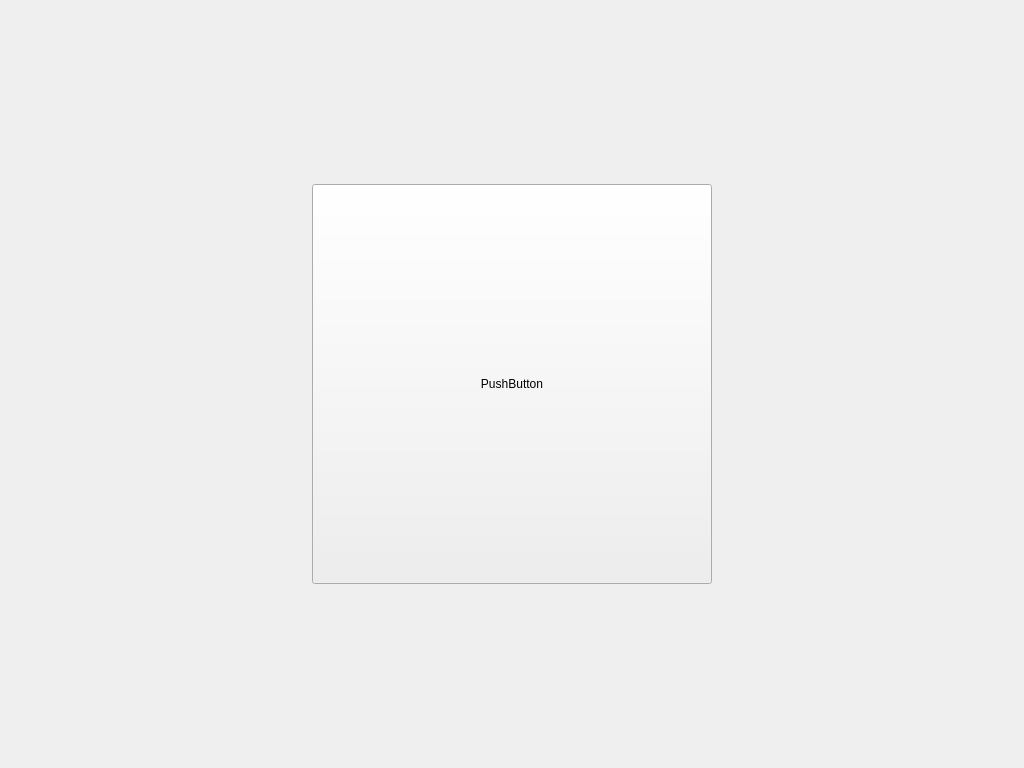
<?xml version="1.0" encoding="UTF-8"?>
<ui version="4.0">
 <class>MainWindow</class>
 <widget class="QMainWindow" name="MainWindow">
  <property name="geometry">
   <rect>
    <x>0</x>
    <y>0</y>
    <width>1024</width>
    <height>768</height>
   </rect>
  </property>
  <property name="windowTitle">
   <string>T.I.G.E.R.</string>
  </property>
  <property name="autoFillBackground">
   <bool>true</bool>
  </property>
  <widget class="QWidget" name="centralWidget">
   <widget class="QStackedWidget" name="MainView">
    <property name="geometry">
     <rect>
      <x>0</x>
      <y>0</y>
      <width>1024</width>
      <height>768</height>
     </rect>
    </property>
    <property name="currentIndex">
     <number>0</number>
    </property>
    <widget class="QWidget" name="welcome">
     <widget class="imagebutton" name="welcomeBtn">
      <property name="geometry">
       <rect>
        <x>312</x>
        <y>184</y>
        <width>400</width>
        <height>400</height>
       </rect>
      </property>
      <property name="text">
       <string>PushButton</string>
      </property>
     </widget>
     <widget class="QLabel" name="welcomeTitle">
      <property name="geometry">
       <rect>
        <x>262</x>
        <y>57</y>
        <width>500</width>
        <height>120</height>
       </rect>
      </property>
      <property name="text">
       <string/>
      </property>
      <property name="pixmap">
       <pixmap resource="../cyberresources.qrc">:/images/TIGERtitle.png</pixmap>
      </property>
      <property name="scaledContents">
       <bool>true</bool>
      </property>
     </widget>
    </widget>
    <widget class="QWidget" name="customer">
     <widget class="QStackedWidget" name="stackedWidget">
      <property name="geometry">
       <rect>
        <x>0</x>
        <y>100</y>
        <width>1024</width>
        <height>668</height>
       </rect>
      </property>
      <property name="currentIndex">
       <number>1</number>
      </property>
      <widget class="QWidget" name="page_admin_login">
       <widget class="QFrame" name="frame">
        <property name="geometry">
         <rect>
          <x>300</x>
          <y>180</y>
          <width>421</width>
          <height>231</height>
         </rect>
        </property>
        <property name="autoFillBackground">
         <bool>true</bool>
        </property>
        <property name="styleSheet">
         <string notr="true">color rgba(196, 196, 196, 196)
      border-color: rgb(0, 0, 0);
      </string>
        </property>
        <property name="frameShape">
         <enum>QFrame::WinPanel</enum>
        </property>
        <property name="frameShadow">
         <enum>QFrame::Raised</enum>
        </property>
        <property name="lineWidth">
         <number>2</number>
        </property>
        <widget class="QWidget" name="verticalLayoutWidget_3">
         <property name="geometry">
          <rect>
           <x>40</x>
           <y>60</y>
           <width>351</width>
           <height>116</height>
          </rect>
         </property>
         <layout class="QVBoxLayout" name="login_layout">
          <item>
           <layout class="QHBoxLayout" name="horizontalLayout">
            <item>
             <layout class="QVBoxLayout" name="verticalLayout_2">
              <item>
               <widget class="QLabel" name="username_label">
                <property name="text">
                 <string>&lt;html&gt;&lt;head/&gt;&lt;body&gt;&lt;p&gt;&lt;span style=&quot; font-size:14pt; font-weight:600;&quot;&gt;Username:&lt;/span&gt;&lt;/p&gt;&lt;/body&gt;&lt;/html&gt;</string>
                </property>
               </widget>
              </item>
              <item>
               <widget class="QLabel" name="password_label">
                <property name="text">
                 <string>&lt;html&gt;&lt;head/&gt;&lt;body&gt;&lt;p&gt;&lt;span style=&quot; font-size:14pt; font-weight:600;&quot;&gt;Password:&lt;/span&gt;&lt;/p&gt;&lt;/body&gt;&lt;/html&gt;</string>
                </property>
               </widget>
              </item>
             </layout>
            </item>
            <item>
             <layout class="QVBoxLayout" name="verticalLayout">
              <item>
               <widget class="QLineEdit" name="usernameBox">
                <property name="maxLength">
                 <number>32</number>
                </property>
               </widget>
              </item>
              <item>
               <widget class="QLineEdit" name="passwordBox">
                <property name="maxLength">
                 <number>32</number>
                </property>
                <property name="echoMode">
                 <enum>QLineEdit::Password</enum>
                </property>
               </widget>
              </item>
             </layout>
            </item>
           </layout>
          </item>
          <item>
           <layout class="QHBoxLayout" name="horizontalLayout_2">
            <item>
             <widget class="QPushButton" name="clear_button">
              <property name="text">
               <string>Clear</string>
              </property>
             </widget>
            </item>
            <item>
             <widget class="QPushButton" name="ok_button">
              <property name="text">
               <string>OK</string>
              </property>
             </widget>
            </item>
           </layout>
          </item>
         </layout>
        </widget>
        <widget class="QLabel" name="admin_login_header">
         <property name="geometry">
          <rect>
           <x>130</x>
           <y>10</y>
           <width>171</width>
           <height>41</height>
          </rect>
         </property>
         <property name="text">
          <string>&lt;html&gt;&lt;head/&gt;&lt;body&gt;&lt;p&gt;&lt;span style=&quot; font-size:22pt; font-weight:600;&quot;&gt;Admin Login&lt;/span&gt;&lt;/p&gt;&lt;/body&gt;&lt;/html&gt;</string>
         </property>
        </widget>
        <widget class="QLabel" name="login_error_message">
         <property name="geometry">
          <rect>
           <x>40</x>
           <y>180</y>
           <width>341</width>
           <height>31</height>
          </rect>
         </property>
         <property name="font">
          <font>
           <family>Cantarell</family>
           <pointsize>12</pointsize>
           <weight>50</weight>
           <italic>false</italic>
           <bold>false</bold>
          </font>
         </property>
         <property name="styleSheet">
          <string notr="true">font: 12pt &quot;Cantarell&quot; rgb(241, 6, 6)</string>
         </property>
         <property name="text">
          <string/>
         </property>
         <property name="alignment">
          <set>Qt::AlignCenter</set>
         </property>
        </widget>
       </widget>
      </widget>
      <widget class="QWidget" name="page_admin_functions">
       <widget class="QFrame" name="frame_2">
        <property name="geometry">
         <rect>
          <x>20</x>
          <y>0</y>
          <width>981</width>
          <height>651</height>
         </rect>
        </property>
        <property name="frameShape">
         <enum>QFrame::StyledPanel</enum>
        </property>
        <property name="frameShadow">
         <enum>QFrame::Raised</enum>
        </property>
        <widget class="QWidget" name="page_admin_functions" native="true">
         <property name="geometry">
          <rect>
           <x>0</x>
           <y>0</y>
           <width>1021</width>
           <height>651</height>
          </rect>
         </property>
         <widget class="QFrame" name="frame_2">
          <property name="geometry">
           <rect>
            <x>20</x>
            <y>0</y>
            <width>981</width>
            <height>651</height>
           </rect>
          </property>
          <property name="frameShape">
           <enum>QFrame::StyledPanel</enum>
          </property>
          <property name="frameShadow">
           <enum>QFrame::Raised</enum>
          </property>
          <widget class="QTabWidget" name="admin_functions_tabs">
           <property name="geometry">
            <rect>
             <x>8</x>
             <y>9</y>
             <width>961</width>
             <height>631</height>
            </rect>
           </property>
           <property name="autoFillBackground">
            <bool>true</bool>
           </property>
           <property name="styleSheet">
            <string notr="true">color rgb(196, 196, 196)</string>
           </property>
           <property name="tabPosition">
            <enum>QTabWidget::North</enum>
           </property>
           <property name="tabShape">
            <enum>QTabWidget::Rounded</enum>
           </property>
           <property name="currentIndex">
            <number>0</number>
           </property>
           <property name="tabsClosable">
            <bool>false</bool>
           </property>
           <property name="movable">
            <bool>false</bool>
           </property>
           <property name="tabBarAutoHide">
            <bool>false</bool>
           </property>
           <widget class="QWidget" name="tab">
            <attribute name="title">
             <string>Customers</string>
            </attribute>
            <widget class="QTableView" name="customer_view">
             <property name="geometry">
              <rect>
               <x>230</x>
               <y>40</y>
               <width>711</width>
               <height>541</height>
              </rect>
             </property>
             <property name="sizePolicy">
              <sizepolicy hsizetype="Expanding" vsizetype="Expanding">
               <horstretch>0</horstretch>
               <verstretch>0</verstretch>
              </sizepolicy>
             </property>
             <property name="autoFillBackground">
              <bool>true</bool>
             </property>
             <property name="styleSheet">
              <string notr="true">color rgb(196, 196, 196)</string>
             </property>
             <property name="horizontalScrollBarPolicy">
              <enum>Qt::ScrollBarAsNeeded</enum>
             </property>
             <property name="sizeAdjustPolicy">
              <enum>QAbstractScrollArea::AdjustToContents</enum>
             </property>
             <property name="editTriggers">
              <set>QAbstractItemView::NoEditTriggers</set>
             </property>
             <property name="dragDropOverwriteMode">
              <bool>false</bool>
             </property>
             <property name="alternatingRowColors">
              <bool>true</bool>
             </property>
             <property name="selectionMode">
              <enum>QAbstractItemView::NoSelection</enum>
             </property>
             <property name="textElideMode">
              <enum>Qt::ElideNone</enum>
             </property>
             <property name="showGrid">
              <bool>true</bool>
             </property>
             <property name="sortingEnabled">
              <bool>true</bool>
             </property>
             <property name="wordWrap">
              <bool>true</bool>
             </property>
             <property name="cornerButtonEnabled">
              <bool>false</bool>
             </property>
             <attribute name="horizontalHeaderVisible">
              <bool>false</bool>
             </attribute>
             <attribute name="horizontalHeaderCascadingSectionResizes">
              <bool>false</bool>
             </attribute>
             <attribute name="horizontalHeaderStretchLastSection">
              <bool>true</bool>
             </attribute>
             <attribute name="verticalHeaderVisible">
              <bool>false</bool>
             </attribute>
            </widget>
            <widget class="QWidget" name="gridLayoutWidget">
             <property name="geometry">
              <rect>
               <x>10</x>
               <y>80</y>
               <width>192</width>
               <height>67</height>
              </rect>
             </property>
             <layout class="QGridLayout" name="gridLayout">
              <item row="0" column="1">
               <widget class="QCheckBox" name="checkBox">
                <property name="autoFillBackground">
                 <bool>false</bool>
                </property>
                <property name="styleSheet">
                 <string notr="true"/>
                </property>
                <property name="text">
                 <string>key</string>
                </property>
               </widget>
              </item>
              <item row="1" column="1">
               <widget class="QComboBox" name="interest_level_box">
                <item>
                 <property name="text">
                  <string>all</string>
                 </property>
                </item>
                <item>
                 <property name="text">
                  <string>low</string>
                 </property>
                </item>
                <item>
                 <property name="text">
                  <string>medium</string>
                 </property>
                </item>
                <item>
                 <property name="text">
                  <string>high</string>
                 </property>
                </item>
               </widget>
              </item>
              <item row="1" column="0">
               <widget class="QLabel" name="label_2">
                <property name="text">
                 <string>Interest Level:</string>
                </property>
               </widget>
              </item>
             </layout>
            </widget>
            <widget class="QLabel" name="label">
             <property name="geometry">
              <rect>
               <x>480</x>
               <y>0</y>
               <width>191</width>
               <height>31</height>
              </rect>
             </property>
             <property name="text">
              <string>&lt;html&gt;&lt;head/&gt;&lt;body&gt;&lt;p&gt;&lt;span style=&quot; font-size:16pt; font-weight:600;&quot;&gt;Customers&lt;/span&gt;&lt;/p&gt;&lt;/body&gt;&lt;/html&gt;</string>
             </property>
             <property name="alignment">
              <set>Qt::AlignCenter</set>
             </property>
            </widget>
           </widget>
           <widget class="QWidget" name="tab_2">
            <attribute name="title">
             <string>Testimonials</string>
            </attribute>
           </widget>
          </widget>
         </widget>
        </widget>
       </widget>
      </widget>
      <widget class="QWidget" name="page_testimonials">
       <widget class="QFrame" name="frame_input_testimonial">
        <property name="geometry">
         <rect>
          <x>49</x>
          <y>89</y>
          <width>271</width>
          <height>431</height>
         </rect>
        </property>
        <property name="styleSheet">
         <string notr="true">background-color: rgb(196, 196, 196);</string>
        </property>
        <property name="frameShape">
         <enum>QFrame::StyledPanel</enum>
        </property>
        <property name="frameShadow">
         <enum>QFrame::Raised</enum>
        </property>
       </widget>
       <widget class="QFrame" name="frame_output_testimonial">
        <property name="geometry">
         <rect>
          <x>360</x>
          <y>90</y>
          <width>611</width>
          <height>431</height>
         </rect>
        </property>
        <property name="styleSheet">
         <string notr="true">background-color: rgb(196, 196, 196);</string>
        </property>
        <property name="frameShape">
         <enum>QFrame::StyledPanel</enum>
        </property>
        <property name="frameShadow">
         <enum>QFrame::Raised</enum>
        </property>
        <widget class="QLabel" name="testimonial_image">
         <property name="geometry">
          <rect>
           <x>380</x>
           <y>80</y>
           <width>181</width>
           <height>201</height>
          </rect>
         </property>
         <property name="text">
          <string>image</string>
         </property>
        </widget>
        <widget class="QSlider" name="testimonial_slider">
         <property name="geometry">
          <rect>
           <x>250</x>
           <y>380</y>
           <width>160</width>
           <height>16</height>
          </rect>
         </property>
         <property name="orientation">
          <enum>Qt::Horizontal</enum>
         </property>
        </widget>
        <widget class="QTextBrowser" name="testimonial_text">
         <property name="geometry">
          <rect>
           <x>40</x>
           <y>100</y>
           <width>256</width>
           <height>192</height>
          </rect>
         </property>
        </widget>
       </widget>
      </widget>
      <widget class="QWidget" name="lasertiger">
       <widget class="imagebutton" name="pushButton">
        <property name="geometry">
         <rect>
          <x>50</x>
          <y>120</y>
          <width>111</width>
          <height>131</height>
         </rect>
        </property>
        <property name="focusPolicy">
         <enum>Qt::NoFocus</enum>
        </property>
        <property name="text">
         <string>PushButton</string>
        </property>
       </widget>
       <widget class="QLCDNumber" name="lcdNumber">
        <property name="geometry">
         <rect>
          <x>50</x>
          <y>30</y>
          <width>161</width>
          <height>81</height>
         </rect>
        </property>
        <property name="palette">
         <palette>
          <active>
           <colorrole role="WindowText">
            <brush brushstyle="SolidPattern">
             <color alpha="255">
              <red>0</red>
              <green>0</green>
              <blue>0</blue>
             </color>
            </brush>
           </colorrole>
           <colorrole role="Button">
            <brush brushstyle="SolidPattern">
             <color alpha="255">
              <red>255</red>
              <green>255</green>
              <blue>255</blue>
             </color>
            </brush>
           </colorrole>
           <colorrole role="Light">
            <brush brushstyle="SolidPattern">
             <color alpha="255">
              <red>255</red>
              <green>255</green>
              <blue>255</blue>
             </color>
            </brush>
           </colorrole>
           <colorrole role="Midlight">
            <brush brushstyle="SolidPattern">
             <color alpha="255">
              <red>255</red>
              <green>255</green>
              <blue>255</blue>
             </color>
            </brush>
           </colorrole>
           <colorrole role="Dark">
            <brush brushstyle="SolidPattern">
             <color alpha="255">
              <red>127</red>
              <green>127</green>
              <blue>127</blue>
             </color>
            </brush>
           </colorrole>
           <colorrole role="Mid">
            <brush brushstyle="SolidPattern">
             <color alpha="255">
              <red>170</red>
              <green>170</green>
              <blue>170</blue>
             </color>
            </brush>
           </colorrole>
           <colorrole role="Text">
            <brush brushstyle="SolidPattern">
             <color alpha="255">
              <red>0</red>
              <green>0</green>
              <blue>0</blue>
             </color>
            </brush>
           </colorrole>
           <colorrole role="BrightText">
            <brush brushstyle="SolidPattern">
             <color alpha="255">
              <red>255</red>
              <green>255</green>
              <blue>255</blue>
             </color>
            </brush>
           </colorrole>
           <colorrole role="ButtonText">
            <brush brushstyle="SolidPattern">
             <color alpha="255">
              <red>0</red>
              <green>0</green>
              <blue>0</blue>
             </color>
            </brush>
           </colorrole>
           <colorrole role="Base">
            <brush brushstyle="SolidPattern">
             <color alpha="255">
              <red>255</red>
              <green>255</green>
              <blue>255</blue>
             </color>
            </brush>
           </colorrole>
           <colorrole role="Window">
            <brush brushstyle="SolidPattern">
             <color alpha="255">
              <red>255</red>
              <green>255</green>
              <blue>255</blue>
             </color>
            </brush>
           </colorrole>
           <colorrole role="Shadow">
            <brush brushstyle="SolidPattern">
             <color alpha="255">
              <red>0</red>
              <green>0</green>
              <blue>0</blue>
             </color>
            </brush>
           </colorrole>
           <colorrole role="AlternateBase">
            <brush brushstyle="SolidPattern">
             <color alpha="255">
              <red>255</red>
              <green>255</green>
              <blue>255</blue>
             </color>
            </brush>
           </colorrole>
           <colorrole role="ToolTipBase">
            <brush brushstyle="SolidPattern">
             <color alpha="255">
              <red>255</red>
              <green>255</green>
              <blue>220</blue>
             </color>
            </brush>
           </colorrole>
           <colorrole role="ToolTipText">
            <brush brushstyle="SolidPattern">
             <color alpha="255">
              <red>0</red>
              <green>0</green>
              <blue>0</blue>
             </color>
            </brush>
           </colorrole>
          </active>
          <inactive>
           <colorrole role="WindowText">
            <brush brushstyle="SolidPattern">
             <color alpha="255">
              <red>0</red>
              <green>0</green>
              <blue>0</blue>
             </color>
            </brush>
           </colorrole>
           <colorrole role="Button">
            <brush brushstyle="SolidPattern">
             <color alpha="255">
              <red>255</red>
              <green>255</green>
              <blue>255</blue>
             </color>
            </brush>
           </colorrole>
           <colorrole role="Light">
            <brush brushstyle="SolidPattern">
             <color alpha="255">
              <red>255</red>
              <green>255</green>
              <blue>255</blue>
             </color>
            </brush>
           </colorrole>
           <colorrole role="Midlight">
            <brush brushstyle="SolidPattern">
             <color alpha="255">
              <red>255</red>
              <green>255</green>
              <blue>255</blue>
             </color>
            </brush>
           </colorrole>
           <colorrole role="Dark">
            <brush brushstyle="SolidPattern">
             <color alpha="255">
              <red>127</red>
              <green>127</green>
              <blue>127</blue>
             </color>
            </brush>
           </colorrole>
           <colorrole role="Mid">
            <brush brushstyle="SolidPattern">
             <color alpha="255">
              <red>170</red>
              <green>170</green>
              <blue>170</blue>
             </color>
            </brush>
           </colorrole>
           <colorrole role="Text">
            <brush brushstyle="SolidPattern">
             <color alpha="255">
              <red>0</red>
              <green>0</green>
              <blue>0</blue>
             </color>
            </brush>
           </colorrole>
           <colorrole role="BrightText">
            <brush brushstyle="SolidPattern">
             <color alpha="255">
              <red>255</red>
              <green>255</green>
              <blue>255</blue>
             </color>
            </brush>
           </colorrole>
           <colorrole role="ButtonText">
            <brush brushstyle="SolidPattern">
             <color alpha="255">
              <red>0</red>
              <green>0</green>
              <blue>0</blue>
             </color>
            </brush>
           </colorrole>
           <colorrole role="Base">
            <brush brushstyle="SolidPattern">
             <color alpha="255">
              <red>255</red>
              <green>255</green>
              <blue>255</blue>
             </color>
            </brush>
           </colorrole>
           <colorrole role="Window">
            <brush brushstyle="SolidPattern">
             <color alpha="255">
              <red>255</red>
              <green>255</green>
              <blue>255</blue>
             </color>
            </brush>
           </colorrole>
           <colorrole role="Shadow">
            <brush brushstyle="SolidPattern">
             <color alpha="255">
              <red>0</red>
              <green>0</green>
              <blue>0</blue>
             </color>
            </brush>
           </colorrole>
           <colorrole role="AlternateBase">
            <brush brushstyle="SolidPattern">
             <color alpha="255">
              <red>255</red>
              <green>255</green>
              <blue>255</blue>
             </color>
            </brush>
           </colorrole>
           <colorrole role="ToolTipBase">
            <brush brushstyle="SolidPattern">
             <color alpha="255">
              <red>255</red>
              <green>255</green>
              <blue>220</blue>
             </color>
            </brush>
           </colorrole>
           <colorrole role="ToolTipText">
            <brush brushstyle="SolidPattern">
             <color alpha="255">
              <red>0</red>
              <green>0</green>
              <blue>0</blue>
             </color>
            </brush>
           </colorrole>
          </inactive>
          <disabled>
           <colorrole role="WindowText">
            <brush brushstyle="SolidPattern">
             <color alpha="255">
              <red>127</red>
              <green>127</green>
              <blue>127</blue>
             </color>
            </brush>
           </colorrole>
           <colorrole role="Button">
            <brush brushstyle="SolidPattern">
             <color alpha="255">
              <red>255</red>
              <green>255</green>
              <blue>255</blue>
             </color>
            </brush>
           </colorrole>
           <colorrole role="Light">
            <brush brushstyle="SolidPattern">
             <color alpha="255">
              <red>255</red>
              <green>255</green>
              <blue>255</blue>
             </color>
            </brush>
           </colorrole>
           <colorrole role="Midlight">
            <brush brushstyle="SolidPattern">
             <color alpha="255">
              <red>255</red>
              <green>255</green>
              <blue>255</blue>
             </color>
            </brush>
           </colorrole>
           <colorrole role="Dark">
            <brush brushstyle="SolidPattern">
             <color alpha="255">
              <red>127</red>
              <green>127</green>
              <blue>127</blue>
             </color>
            </brush>
           </colorrole>
           <colorrole role="Mid">
            <brush brushstyle="SolidPattern">
             <color alpha="255">
              <red>170</red>
              <green>170</green>
              <blue>170</blue>
             </color>
            </brush>
           </colorrole>
           <colorrole role="Text">
            <brush brushstyle="SolidPattern">
             <color alpha="255">
              <red>127</red>
              <green>127</green>
              <blue>127</blue>
             </color>
            </brush>
           </colorrole>
           <colorrole role="BrightText">
            <brush brushstyle="SolidPattern">
             <color alpha="255">
              <red>255</red>
              <green>255</green>
              <blue>255</blue>
             </color>
            </brush>
           </colorrole>
           <colorrole role="ButtonText">
            <brush brushstyle="SolidPattern">
             <color alpha="255">
              <red>127</red>
              <green>127</green>
              <blue>127</blue>
             </color>
            </brush>
           </colorrole>
           <colorrole role="Base">
            <brush brushstyle="SolidPattern">
             <color alpha="255">
              <red>255</red>
              <green>255</green>
              <blue>255</blue>
             </color>
            </brush>
           </colorrole>
           <colorrole role="Window">
            <brush brushstyle="SolidPattern">
             <color alpha="255">
              <red>255</red>
              <green>255</green>
              <blue>255</blue>
             </color>
            </brush>
           </colorrole>
           <colorrole role="Shadow">
            <brush brushstyle="SolidPattern">
             <color alpha="255">
              <red>0</red>
              <green>0</green>
              <blue>0</blue>
             </color>
            </brush>
           </colorrole>
           <colorrole role="AlternateBase">
            <brush brushstyle="SolidPattern">
             <color alpha="255">
              <red>255</red>
              <green>255</green>
              <blue>255</blue>
             </color>
            </brush>
           </colorrole>
           <colorrole role="ToolTipBase">
            <brush brushstyle="SolidPattern">
             <color alpha="255">
              <red>255</red>
              <green>255</green>
              <blue>220</blue>
             </color>
            </brush>
           </colorrole>
           <colorrole role="ToolTipText">
            <brush brushstyle="SolidPattern">
             <color alpha="255">
              <red>0</red>
              <green>0</green>
              <blue>0</blue>
             </color>
            </brush>
           </colorrole>
          </disabled>
         </palette>
        </property>
        <property name="font">
         <font>
          <pointsize>15</pointsize>
          <weight>75</weight>
          <bold>true</bold>
         </font>
        </property>
        <property name="toolTipDuration">
         <number>6</number>
        </property>
       </widget>
      </widget>
      <widget class="QWidget" name="page"/>
     </widget>
     <widget class="QStackedWidget" name="toolbar">
      <property name="geometry">
       <rect>
        <x>0</x>
        <y>0</y>
        <width>1024</width>
        <height>100</height>
       </rect>
      </property>
      <property name="currentIndex">
       <number>0</number>
      </property>
      <widget class="QWidget" name="std_toolbar">
       <widget class="QPushButton" name="page1">
        <property name="geometry">
         <rect>
          <x>352</x>
          <y>10</y>
          <width>80</width>
          <height>80</height>
         </rect>
        </property>
        <property name="text">
         <string>PAGE 2</string>
        </property>
       </widget>
       <widget class="QPushButton" name="page0">
        <property name="geometry">
         <rect>
          <x>232</x>
          <y>10</y>
          <width>80</width>
          <height>80</height>
         </rect>
        </property>
        <property name="text">
         <string>PAGE 1</string>
        </property>
       </widget>
       <widget class="QPushButton" name="page2">
        <property name="geometry">
         <rect>
          <x>472</x>
          <y>10</y>
          <width>80</width>
          <height>80</height>
         </rect>
        </property>
        <property name="text">
         <string>PAGE 3</string>
        </property>
       </widget>
       <widget class="QPushButton" name="page3">
        <property name="geometry">
         <rect>
          <x>592</x>
          <y>10</y>
          <width>80</width>
          <height>80</height>
         </rect>
        </property>
        <property name="text">
         <string>PAGE 4</string>
        </property>
       </widget>
       <widget class="QPushButton" name="page4">
        <property name="geometry">
         <rect>
          <x>712</x>
          <y>10</y>
          <width>80</width>
          <height>80</height>
         </rect>
        </property>
        <property name="text">
         <string>PAGE 5</string>
        </property>
       </widget>
      </widget>
      <widget class="QWidget" name="page_3"/>
     </widget>
    </widget>
   </widget>
   <widget class="QLabel" name="backGnd">
    <property name="geometry">
     <rect>
      <x>0</x>
      <y>0</y>
      <width>101</width>
      <height>91</height>
     </rect>
    </property>
    <property name="text">
     <string/>
    </property>
    <property name="pixmap">
     <pixmap resource="../cyberresources.qrc">:/images/slowmatrix.gif</pixmap>
    </property>
   </widget>
  </widget>
 </widget>
 <layoutdefault spacing="6" margin="11"/>
 <customwidgets>
  <customwidget>
   <class>imagebutton</class>
   <extends>QPushButton</extends>
   <header location="global">imagebutton.h</header>
  </customwidget>
 </customwidgets>
 <tabstops>
  <tabstop>page0</tabstop>
  <tabstop>page1</tabstop>
  <tabstop>page2</tabstop>
  <tabstop>page3</tabstop>
  <tabstop>page4</tabstop>
 </tabstops>
 <resources>
  <include location="../cyberresources.qrc"/>
 </resources>
 <connections>
  <connection>
   <sender>pushButton</sender>
   <signal>clicked()</signal>
   <receiver>MainWindow</receiver>
   <slot>TigerButton()</slot>
   <hints>
    <hint type="sourcelabel">
     <x>160</x>
     <y>350</y>
    </hint>
    <hint type="destinationlabel">
     <x>507</x>
     <y>272</y>
    </hint>
   </hints>
  </connection>
  <connection>
   <sender>pushButton</sender>
   <signal>pressed()</signal>
   <receiver>MainWindow</receiver>
   <slot>LaserOn()</slot>
   <hints>
    <hint type="sourcelabel">
     <x>160</x>
     <y>350</y>
    </hint>
    <hint type="destinationlabel">
     <x>566</x>
     <y>385</y>
    </hint>
   </hints>
  </connection>
  <connection>
   <sender>pushButton</sender>
   <signal>released()</signal>
   <receiver>MainWindow</receiver>
   <slot>LaserOff()</slot>
   <hints>
    <hint type="sourcelabel">
     <x>160</x>
     <y>350</y>
    </hint>
    <hint type="destinationlabel">
     <x>550</x>
     <y>413</y>
    </hint>
   </hints>
  </connection>
 </connections>
 <slots>
  <slot>TigerButton()</slot>
  <slot>LaserOn()</slot>
  <slot>LaserOff()</slot>
  <slot>PrevPage()</slot>
 </slots>
</ui>
